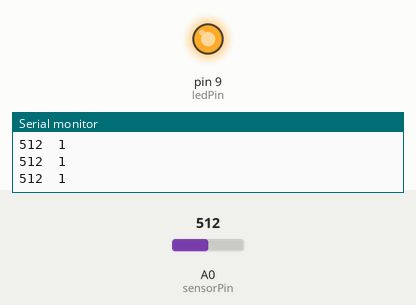
Recording of a sketch running on a simulated Arduino Uno, built with avr-gcc and run on an emulated ATmega328P. On the bench: output pins drawn as LEDs (lit = HIGH), the last lines printed to the serial monitor. The test bench sets the inputs (shaded band); at power-on: A0 (sensorPin) = 512.

Above: at 1.2 s.
1.3 s: A0 (sensorPin) set to 26
2.8 s: A0 (sensorPin) set to 22
At 3.4 s:
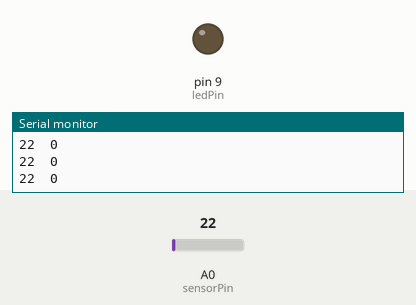
4.3 s: A0 (sensorPin) set to 268
5.8 s: A0 (sensorPin) set to 285
At 6.9 s:
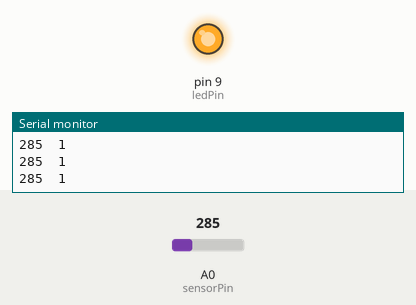
7.3 s: A0 (sensorPin) set to 0
At 8.2 s:
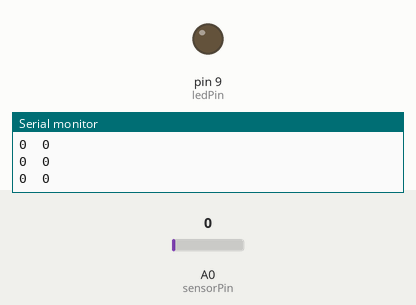
Timing chart, 0 to 9.8 s (numbered marks = the images above; inputs shaded):
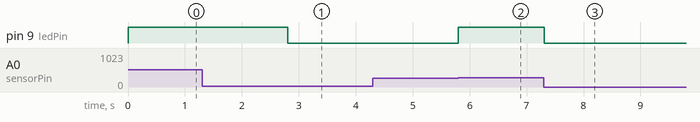

The sketch:

test_pedom.ino
```cpp
int ledPin = 9;    // output to LED. Use any PWM-enabled pin (marked ~)
int sensorPin = A0;   // voltage input. Use any ADC pin (starts with A)
int sensorValue = 0;  // stores value from ADC


int sensorHigh = 300;
int sensorLow = 0;
int tolerance = 25;
int sensorMode= 0;

void setup()
{
   Serial.begin(115200);
   pinMode(ledPin, OUTPUT);
}

void loop()
{
   int sensorValue = analogRead (sensorPin);   // reads the sensor

   if (sensorMode== 0){
      if (sensorValue > (sensorHigh - tolerance)){
        sensorMode= 1;
        analogWrite(ledPin, 255);
      }
   }else{
      if (sensorValue < (sensorLow + tolerance)){
        sensorMode= 0;
        analogWrite(ledPin, 0);
      }
   }
   Serial.print(sensorValue);
   Serial.print("\t");
   Serial.println(sensorMode);

   delay(10);
}
```

Measured:
- the behaviour switches between 25 and 24 on A0 (sensorPin) (found by bisection; images 0 and 1)
- the behaviour switches between 275 and 276 on A0 (sensorPin) (found by bisection; images 1 and 2)
- after the input at 2.8 s, pin 9 (ledPin): HIGH → LOW at once
- after the input at 5.8 s, pin 9 (ledPin): LOW → HIGH at once
- after the input at 7.3 s, pin 9 (ledPin): HIGH → LOW at once
